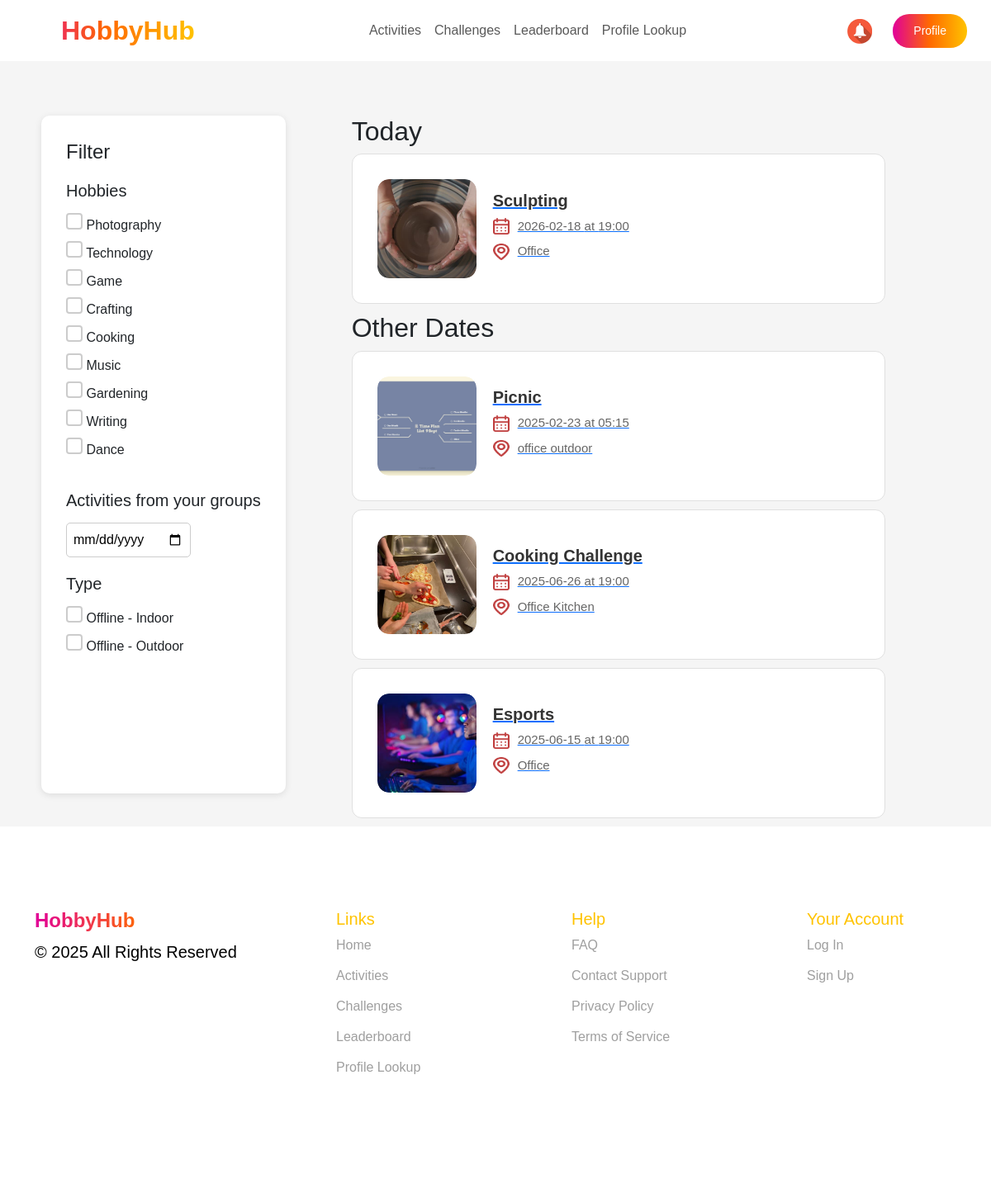
The page /user_activities/ (signed in) on the database its author committed.
### events/models.py (models this page shows, shortened)
class Hobby(models.Model):
    name = models.CharField(max_length=100, unique=True, verbose_name="Hobby Name")

class Event(models.Model):
    title = models.CharField(max_length=150)
    description = models.TextField()
    location = models.CharField(max_length=250)
    date = models.DateField()
    time = models.TimeField()
    hobbies = models.ManyToManyField(Hobby, related_name='events')  # Связь многие ко многим
    image = models.ImageField(upload_to='event_images/', null=True, blank=True)
    company = models.ForeignKey(
        Company,
        to_field='company_id',
        on_delete=models.CASCADE,
        verbose_name="Company"
    )
    diamonds = models.IntegerField(default=0, verbose_name="Diamonds")  # Новое поле
    quota = models.IntegerField(default=10, verbose_name="Quota")      # Новое поле
    participants = models.ManyToManyField(Employee, related_name='events', blank=True)

### events/views.py (the view)
# urls.py: path('user_activities/', user_activities, name='user_activities'),
@role_required("employee")
@approval_required
def user_activities(request):
    today = timezone.now().date()  # Получаем текущую дату
    nickname = request.session.get("nickname")
    if not nickname:
        return redirect("sign_in")
    try:
        employee = Employee.objects.get(nickname=nickname)
    except Employee.DoesNotExist:
        return redirect("sign_in")
    company = employee.company
    events = Event.objects.filter(company=company)
    hobbies = Hobby.objects.all()
    today_events = []
    other_events = []
    for event in events:
        event_data = {
            'id': event.id,
            'title': event.title,
            'description': event.description,
            'location': event.location,
            'date': event.date.strftime('%Y-%m-%d'),
            'time': event.time.strftime('%H:%M'),
            'hobbies': [hobby.name for hobby in event.hobbies.all()],  # Все хобби события
            'image': event.image.url if event.image else None,
        }
        if event.date == today:
            today_events.append(event_data)
        else:
            other_events.append(event_data)
        events_data = json.dumps({
                'today_events': today_events,
                'other_events': other_events,
        })
    return render(request, 'user_activities.html', {
        'today_events': today_events,
        'other_events': other_events,
        'hobbies': hobbies,
        'events_data': events_data,
    })

### events/views.py (called while the page is built)
def role_required(role):
    def decorator(view_func):
        @wraps(view_func)
        def wrapper(request, *args, **kwargs):
            if role == "employee" and not request.session.get("nickname"):
                return redirect(f"/sign_in/?next={request.get_full_path()}")
            if role == "organizer" and not request.session.get("company_id"):
                return redirect(f"/sign_in/?next={request.get_full_path()}")
            return view_func(request, *args, **kwargs)
        return wrapper
    return decorator

def approval_required(view_func):
    @wraps(view_func)
    def _wrapped_view(request, *args, **kwargs):
        nickname = request.session.get("nickname")
        if not nickname:
            return redirect("sign_in")  # Если нет сессии, отправляем на вход
        user = Employee.objects.filter(nickname=nickname).first()
        if not user or not user.is_approved:
            return redirect("")  # Если нет пользователя или он не подтвержден
        return view_func(request, *args, **kwargs)  # Выполняем целевую вьюху
    return _wrapped_view

### events/templates/user_activities.html (shortened to what this page needs)
<!DOCTYPE html>
<html lang="en">
<head>
    {% load static %}
    <link rel="stylesheet" href="https://cdn.jsdelivr.net/npm/bootstrap@5.3.0/dist/css/bootstrap.min.css">
    <link rel="stylesheet" href="{% static 'css/organizer-styles.css' %}">
    <link rel="stylesheet" href="{% static 'css/activities.css' %}">
    <link href="https://fonts.cdnfonts.com/css/gilroy-bold" rel="stylesheet">
    <link rel="stylesheet" href="https://cdn.jsdelivr.net/npm/swiper/swiper-bundle.min.css">
</head>
<body>
    <section class="header">
        <nav class="navbar navbar-expand-lg navbar-bold px-4  bg-white fixed-top">
            <a class="navbar-brand fw-bold gradient-text logo" href="{% url 'user_view'%}">HobbyHub</span></a>
            <div class="collapse navbar-collapse justify-content-center" id="navbarNav">
                <ul class="navbar-nav">
                    <li class="nav-item header-text"><a class="nav-link" href="{% url 'user_activities' %}">Activities</a></li>
                    <li class="nav-item header-text"><a class="nav-link" href="#">Challenges</a></li>
                    <li class="nav-item header-text"><a class="nav-link" href="{% url 'leaderboard' %}">Leaderboard</a></li>
                    <li class="nav-item header-text"><a class="nav-link" href="#">Profile Lookup</a></li>
                </ul>
            </div>
            <div class="d-flex">
                <a class="notifications"><img src="{% static 'images/bell.jpg' %}" alt="Notification"></a>
                <button class="btn btn-gradient" ><a href="{% url 'user_profile'%}" style="text-decoration: none; color: #fff;">Profile</a></button>
            </div>
        </nav>
        </section>
        <div class="container-act" style="margin-top: 100px">
            <aside class="filter-panel">
                <h4 >Filter</h4>
                <h5 style="margin-top: 20px">Hobbies</h5>
                <ul id="hobby-filters">
                    {% for hobby in hobbies %}
                        <li>
                            <input type="checkbox" value="{{ hobby.name }}"> {{ hobby.name }}
                        </li>
                    {% endfor %}
                </ul>
                <h5 style="margin-top: 20px">Activities from your groups</h5>
                <input type="date" id="date-filter">
                <h5 style="margin-top: 20px">Type</h5>
                <ul>
                    <li><input type="checkbox" value="Indoor"> Offline - Indoor</li>
                    <li><input type="checkbox" value="Outdoor"> Offline - Outdoor</li>
                </ul>
            </aside>
            <main class="event-list" style="padding-left: 50px;">
                <h2>Today</h2>
                <div id="today-events">
                    {% for event in today_events %}
                    <a href="{% url 'activity_details' event.id %}" class="event-link" >
                        <div class="event-container">
                                <div class="event event-card" data-date="{{ event.date }}" data-hobbies="{{ event.hobbies|join:',' }}">
                                    <div class="event-image">
                                        <img src="{{ event.image }}" alt="{{ event.title }}">
                                    </div>
                                    <div class="event-details">
                                        <h3>{{ event.title }}</h3>
                                        <p><img src="{% static 'images/your_act_calendar.png' %}" alt="Date" class="icon">{{ event.date }} at {{ event.time }}</p>
                                        <p><img src="{% static 'images/your_act_location.png' %}" alt="Location" class="icon">{{ event.location }}</p>
                                    </div>
                                </div>
                        </div>
                    </a>
                    {% endfor %}
                </div>
                <h2>Other Dates</h2>
                <div id="other-events">
                    {% for event in other_events %}
                        <a href="{% url 'activity_details' event.id %}" class="event-link">
                            <div class="event-container">
                                    <div class="event event-card" data-date="{{ event.date }}" data-hobbies="{{ event.hobbies|join:',' }}">
                                        <div class="event-image">
                                            <img src="{{ event.image }}" alt="{{ event.title }}">
                                        </div>
                                        <div class="event-details">
                                            <h3>{{ event.title }}</h3>
                                            <p><img src="{% static 'images/your_act_calendar.png' %}" alt="Date" class="icon">{{ event.date }} at {{ event.time }}</p>
                                            <p><img src="{% static 'images/your_act_location.png' %}" alt="Location" class="icon">{{ event.location }}</p>
                                        </div>
                                    </div>
                            </div>
                        </a>
                    {% endfor %}
                </div>
            </main>
        </div>
    <footer class="footer">
        <div class="container">
            <div class="row">
                <div class="col-md-3">
                    <h4 class="fw-bold gradient-text">HobbyHub</h4>
                    <p>© 2025 All Rights Reserved</p>
                </div>
                <div class="col-md-3">
                    <h5>Links</h5>
                    <ul>
                        <li><a href="#">Home</a></li>
                        <li><a href="#">Activities</a></li>
                        <li><a href="#">Challenges</a></li>
                        <li><a href="#">Leaderboard</a></li>
                        <li><a href="#">Profile Lookup</a></li>
                    </ul>
                </div>
                <div class="col-md-3">
                    <h5>Help</h5>
                    <ul>
                        <li><a href="#">FAQ</a></li>
                        <li><a href="#">Contact Support</a></li>
                        <li><a href="#">Privacy Policy</a></li>
                        <li><a href="#">Terms of Service</a></li>
                    </ul>
                </div>
                <div class="col-md-3">
                    <h5>Your Account</h5>
                    <ul>
                        <li><a href="#">Log In</a></li>
                        <li><a href="#">Sign Up</a></li>
                    </ul>
                </div>
            </div>
        </div>
    </footer>
</body>
</html>

### events/static/css/organizer-styles.css (style rules this page uses)
body { font-family: 'Gilroy-Medium', sans-serif; background-color: #F5F5F5; }
body h1, h2, h3, h4,h5,h6, header { font-family: 'Gilroy-Bold', sans-serif; }
p { color: #000000; font-weight: 400; font-size: 20px; }
.header { background-color: gainsboro; }
.gradient-text { background: linear-gradient(90deg, #E10098 0%, #FF6A00 50%, #FFC300 100%); -webkit-background-clip: text; -webkit-text-fill-color: transparent; font-weight: bold; }
.btn-gradient { background: linear-gradient(90deg, #E10098 0%, #FF6A00 50%, #FFC300 100%); color: white; border-radius: 20px; padding: 10px 25px; font-size: 18px; border: none; cursor: pointer; transition: 0.3s; }
.logo { font-size: 2rem; font-weight: bold; padding-left: 50px; }
.footer { height: 450px; background: #FFFFFF; color: black; padding: 100px 0; }
.footer h5 { padding-left: 80px; color: #FFC300; }
.footer ul { list-style: none; display: flex; flex-direction: column; padding-left: 50px; }
.footer ul li { margin-bottom: 13px; }
.footer ul li a { color: #9F9F9F; text-decoration: none; padding-left: 30px; }
.btn { font-size: 14px; margin-right: 5px; }
.notifications img { width:30px; height:30px; margin-right: 25px; margin-top: 6px; }
.event-card { display: flex; align-items: center; background: #ffffff; border-radius: 16px; padding: 20px; position: relative; overflow: hidden; transition: all 0.3s ease-in-out; border: 1px solid #e0e0e0; }
.event-image { width: 120px; height: 120px; border-radius: 14px; overflow: hidden; flex-shrink: 0; position: relative; }
.event-image img { width: 100%; height: 100%; object-fit: cover; border-radius: 14px; transition: transform 0.3s ease-in-out; }
.event-details { padding-left: 20px; flex: 1; }
.event-details h3 { margin: 0; font-size: 20px; font-weight: bold; color: #333; }
.event-details p { margin: 8px 0; font-size: 15px; color: #666; display: flex; align-items: center; font-weight: 500; }
.icon { width: 20px; height: 20px; margin-right: 10px; opacity: 0.8; transition: opacity 0.3s ease-in-out; }

### events/static/css/activities.css (style rules this page uses)
body { font-family: 'Gilroy-Medium', sans-serif; }
body h1, h2, h3, h4,h5,h6, header { font-family: 'Gilroy-Bold', sans-serif; }
.container-act { width: 100%; display: flex; margin-top: 100px; padding-top: 40px; }
.filter-panel { max-width: 36%; margin-left: 50px; padding: 30px; background: #fff; border-radius: 10px; box-shadow: 0 2px 8px rgba(0, 0, 0, 0.1); margin-bottom: 40px; }
.filter-panel h4, .filter-panel h5 { margin-bottom: 15px; }
.filter-panel ul { list-style: none; padding: 0; padding-bottom: 10px; }
.filter-panel li { margin-bottom: 7px; }
input[type="checkbox"] { appearance: none; width: 20px; height: 20px; border-radius: 4px; border: 2px solid #ccc; cursor: pointer; transition: all 0.3s ease-in-out; background-color: #fff; }
.event-list { width: 58%; margin-left: 30px; padding-left: 30px; }
.event-card { display: flex; align-items: center; background: #ffffff; border-radius: 12px; padding: 30px; border: 1px solid #e0e0e0; transition: all 0.3s ease-in-out; margin-bottom: 10px; }
.event-image { border-radius: 14px; overflow: hidden; }
.event-image img { width: 100%; height: 100%; object-fit: cover; border-radius: 14px; }
.event-details { padding-left: 20px; flex: 1; }
.event-details h3 { margin: 0; font-size: 20px; font-weight: bold; color: #333; }
.event-details p { margin: 8px 0; font-size: 15px; color: #666; display: flex; align-items: center; font-weight: 500; }
.icon { width: 20px; height: 20px; margin-right: 10px; opacity: 0.8; }
input, select, textarea { padding: 8px; border: 1px solid #ccc; border-radius: 5px; }

### rows shown on the page
Hobby: name "Photography"
Hobby: name "Technology"
Hobby: name "Game"
Hobby: name "Crafting"
Hobby: name "Cooking"
Hobby: name "Music"
Hobby: name "Gardening"
Hobby: name "Writing"
Hobby: name "Dance"
Event: title "Sculpting", location "Office"
Event: title "Picnic", location "office outdoor"
Event: title "Cooking Challenge", location "Office Kitchen"
Event: title "Esports", location "Office"

### other values the page prints
{{ event.date }} "2026-02-18"
{{ event.time }} "19:00"
{{ event.date }} "2025-02-23" "2025-06-26" "2025-06-15"
{{ event.time }} "05:15" "19:00" "19:00"
